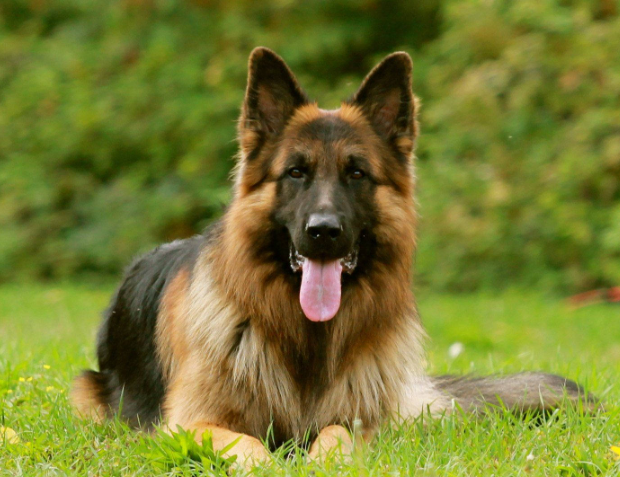
#> input picture img6.png, 620 x 477 px
$ jupyter execute Exp5.ipynb
#> lines starting #> are read from the running program, lines starting #| are printed output that depends on the picture
[cell 1]
## 1. Smoothing Filters
## i) Using Averaging Filter

import cv2
import matplotlib.pyplot as plt
import numpy as np
image1=cv2.imread("img6.png")
#> image1 is the input picture: shape (477, 620, 3); mean B, G, R 48.9, 122.8, 118.5
image2=cv2.cvtColor(image1,cv2.COLOR_BGR2RGB)
kernel=np.ones((11,11),np.float32)/169
image3=cv2.filter2D(image2,-1,kernel)
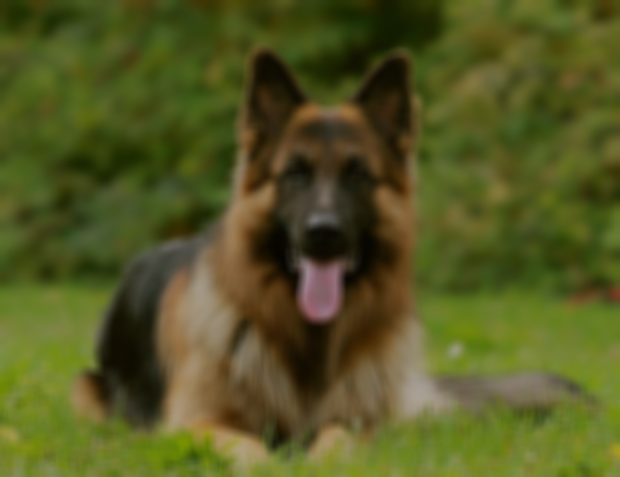
#> image3: shape (477, 620, 3); mean R, G, B 84.8, 87.9, 35
plt.figure(figsize=(9,9))
plt.subplot(1,2,1)
plt.imshow(image2)
plt.title("Original Image")
plt.axis("off")
plt.subplot(1,2,2)
plt.imshow(image3)
plt.title("Average Filter Image")
plt.axis("off")
plt.show()
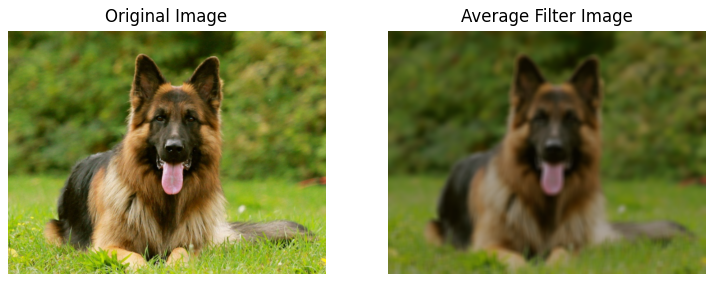
#> figure drawn by matplotlib, 2 panels

[cell 2]
## ii) Using Weighted Averaging Filter

kernel1=np.array([[1,2,1],[2,4,2],[1,2,1]])/16
image3=cv2.filter2D(image2,-1,kernel1)
plt.imshow(image3)
plt.title("Weighted Average Filter Image")
plt.axis("off")
plt.show()

[cell 3]
## iii) Using Gaussian Filter

gaussian_blur=cv2.GaussianBlur(image2,(33,33),0,0)
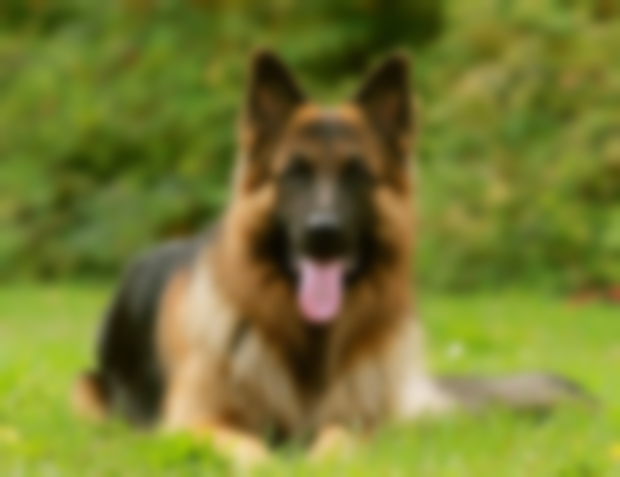
#> gaussian_blur: shape (477, 620, 3); mean R, G, B 118.4, 122.8, 48.9
plt.imshow(gaussian_blur)
plt.title("Gaussian Blur")
plt.axis("off")
plt.show()

[cell 4]
## iv)Using Median Filter
median=cv2.medianBlur(image2,13)
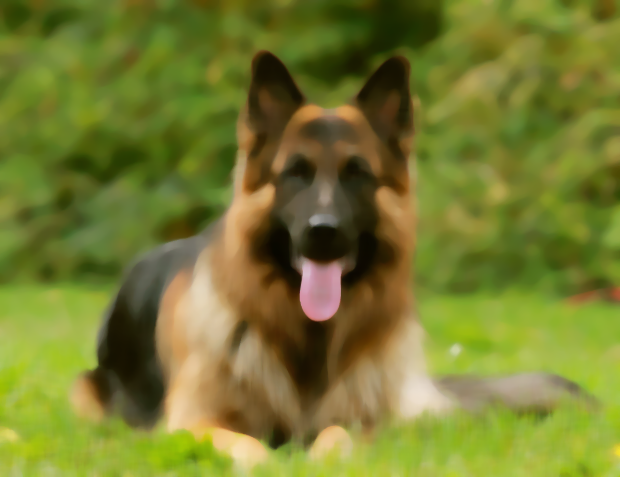
#> median: shape (477, 620, 3); mean R, G, B 118.4, 122.9, 48.1
plt.figure(figsize=(9,9))


plt.subplot(1,2,2)
plt.imshow(median)
plt.title("Median Blur")
plt.axis("off")
plt.show()
